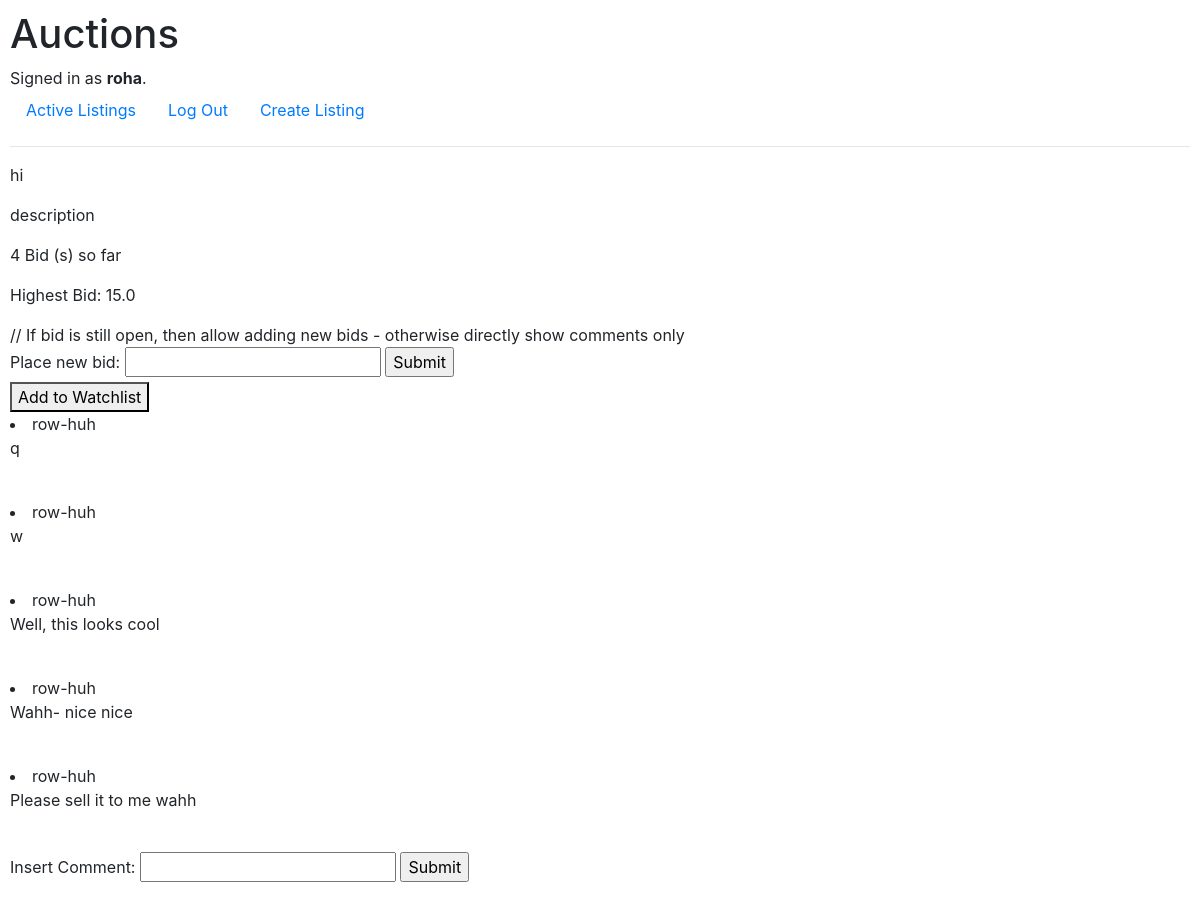
Screenshot of /listing-page/1 (signed in) with the database file from the repository.
### auctions/models.py (models this page shows)
class User(AbstractUser):
    pass

class AuctionListings(models.Model):
    publisher_id = models.ForeignKey(User, on_delete=models.CASCADE, related_name="Auction_Publisher")
    title = models.CharField(max_length=64, default='')
    description = models.TextField(default='')
    starting_bid = models.FloatField(default=0)
    url = models.URLField(max_length=200, null=True)
    is_closed = models.BooleanField(default=False)
    closing_bid = models.ForeignKey("Bids", null=True, on_delete=models.SET_NULL, default=None)
    winning_user = models.ForeignKey(User, null=True, on_delete=models.CASCADE, default=None, related_name="Auction_Winner")

class Comments(models.Model):
    listing = models.ForeignKey(AuctionListings, on_delete=models.CASCADE)
    user = models.ForeignKey(User, on_delete=models.CASCADE)
    content = models.CharField(max_length=64)

### auctions/views.py (the view, shortened to what this page needs)
# urls.py: path("listing-page", views.listing_page, name="listing-page"),
def listing_page(request, listing_id):
    if request.method == "GET":
        listing = AuctionListings.objects.get(id=listing_id)
        print("Fetched Listing: ", listing)
        total_bids = len(Bids.objects.filter(listing_id=listing.id))
        print("Fetched total_bids: ", total_bids)
        max_bid = Bids.objects.filter(listing_id=listing_id).aggregate(Max('bid'))['bid__max']
        if (not max_bid):
            max_bid = AuctionListings.objects.get(id=listing.id).starting_bid
            print(max_bid)
        in_watchlist = WatchList.objects.filter(user=request.user, listing=listing_id).exists()
        comments = Comments.objects.filter(listing=listing)
        is_owner = True if listing.publisher_id == request.user else False
        print(comments)
        return render(request, "auctions/listing.html",
                      {'listing': listing, 'total_bids': total_bids, 'max_bid' : max_bid, 'in_watchlist': in_watchlist, 'comments': comments, 'is_owner': is_owner,
                       'is_closed': listing.is_closed,
                       'closing_bid': listing.closing_bid})

### auctions/templates/auctions/listing.html (shortened to what this page needs)
{% extends "auctions/layout.html" %}
{% block body %}
    <p>{{ listing.title }}</p>
    <p>{{ listing.description }}</p>
    <p>{{ total_bids }} Bid (s) so far</p>
    <p>Highest Bid: {{ max_bid }}</p>
    // If bid is still open, then allow adding new bids - otherwise directly show comments only
    {% if not is_closed %}
        <form action="{% url 'listing-page' listing.id %}" method="POST">
            <label>Place new bid:</label>
            <input name="new_bid" type="number" placeholder="{{ listing.bid }}" />
            <input type="submit" value="Submit" />
        </form>
        <form action="{% url 'add-to-watchlist' listing.id %}" method="POST">
            <button type="submit">
                {% if in_watchlist %}
                    Remove From Watchlist
                {% else %}
                    Add to Watchlist
                {% endif %}
            </button>
        </form>
    {% endif %}
    {% block comment_Section %}
        {% if comments %}
            {% for comment in comments %}
                <li>{{ comment.user.username }}</li>
                <p>{{ comment.content }}</p>
                <br/>
            {% endfor %}
        {% endif %}
        <form action="{% url 'add-comment' %}" method="POST">
            <label>Insert Comment: </label>
            <input name='comment-content' id='comment-content' type=text></input>
            <input type='submit'></input>
        </form>
    {% endblock %}
{% endblock body %}

### auctions/templates/auctions/layout.html (shortened to what this page needs)
{% load static %}
<!DOCTYPE html>
<html lang="en">
    <head>
        <link rel="stylesheet" href="https://stackpath.bootstrapcdn.com/bootstrap/4.4.1/css/bootstrap.min.css">
        <link href="{% static 'auctions/styles.css' %}" rel="stylesheet">
    </head>
    <body>
        <h1>Auctions</h1>
        <div>
            {% if user.is_authenticated %}
                Signed in as <strong>{{ user.username }}</strong>.
            {% else %}
                Not signed in.
            {% endif %}
        </div>
        <ul class="nav">
            <li class="nav-item">
                <a class="nav-link" href="{% url 'index' %}">Active Listings</a>
            </li>
            {% if user.is_authenticated %}
                <li class="nav-item">
                    <a class="nav-link" href="{% url 'logout' %}">Log Out</a>
                </li>
                <li class="nav-item">
                    <a class="nav-link" href="{% url 'create-listing' %}">Create Listing</a>
                </li>
            {% endif %}
        </ul>
        <hr>
        {% block body %}
        {% endblock %}
    </body>
</html>

### auctions/static/auctions/styles.css (style rules this page uses)
body { padding: 10px; }

### rows the page displays
User: username "roha"
AuctionListings: title "hi", description "description"
Comments: user.username "row-huh", content "q"
Comments: user.username "row-huh", content "w"
Comments: user.username "row-huh", content "Well, this looks cool"
Comments: user.username "row-huh", content "Wahh- nice nice"
Comments: user.username "row-huh", content "Please sell it to me wahh"

### other values shown
{{ total_bids }} "4"
{{ max_bid }} "15.0"
